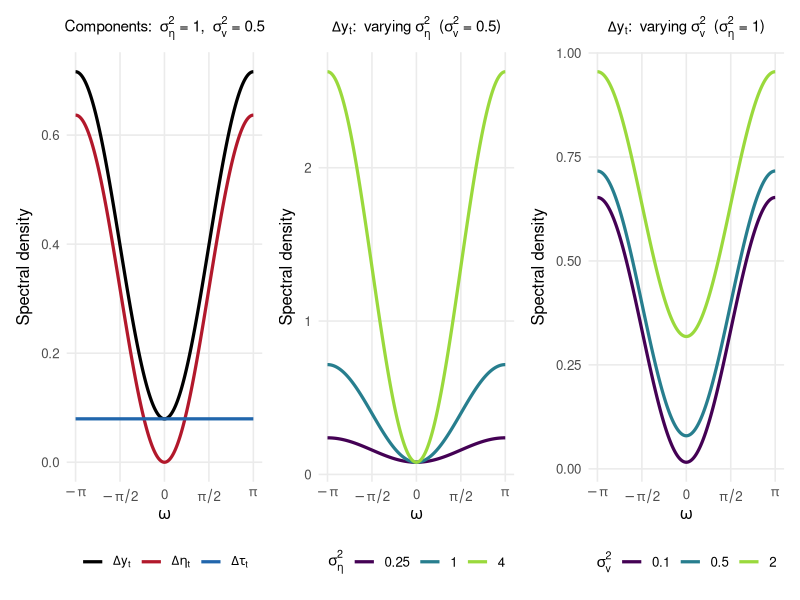

The R source for this figure:
# Question 2(h): spectra of Delta eta_t, Delta tau_t and Delta y_t
# Model: y_t = tau_t + eta_t, tau_t = tau_{t-1} + v_t
# Spectral density> f(w) = (1/2pi) * sum_h gamma(h) e^{-ihw}, w in [-pi, pi]

library(ggplot2)
library(patchwork)

# ---------- spectra ----------
# Delta eta: |1 - e^{-iw}|^2 * s2eta / 2pi ; Delta tau: white noise
# v and eta independent, so the spectra add as showed
spectra_df <- function(w, s2eta, s2v) {
  deta <- s2eta * (2 - 2 * cos(w)) / (2 * pi)
  dtau <- rep(s2v / (2 * pi), length(w))
  data.frame(w = w, deta = deta, dtau = dtau, dy = deta + dtau)
}

w <- seq(-pi, pi, length.out = 500)

# ---------- shared styling ----------
pi_scale <- scale_x_continuous(breaks = c(-pi, -pi/2, 0, pi/2, pi), labels = expression(-pi, -pi/2, 0, pi/2, pi))


#cutoff <- geom_vline(xintercept = c(-pi/16, pi/16), linetype = "dotted", colour = "grey45")

common_theme <- theme_minimal(base_size = 12) +
  theme(
    legend.position = "bottom",
    legend.title = element_text(size = 11),
    plot.title = element_text(face = "bold", size = 11, hjust = 0.5),
    panel.grid.minor = element_blank(),
    axis.title.y = element_text(margin = margin(r = 6))
  )

axis_labels <- labs(x = expression(omega), y = "Spectral density")

# ---------- Panel 1: components at the 2(d) values ----------
s <- spectra_df(w, s2eta = 1, s2v = 0.5)
comp <- rbind(
  data.frame(w = w, f = s$dy, series = "dy"),
  data.frame(w = w, f = s$deta, series = "deta"),
  data.frame(w = w, f = s$dtau, series = "dtau")
)
comp$series <- factor(comp$series, levels = c("dy", "deta", "dtau"))

p1 <- ggplot(comp, aes(w, f, colour = series)) +
  #cutoff +
  geom_line(linewidth = 1.1) +
  scale_colour_manual(
    name = NULL,
    breaks = c("dy", "deta", "dtau"),
    values = c(dy = "black", deta = "#B2182B", dtau = "#2166AC"),
    labels = expression(Delta * y[t], Delta * eta[t], Delta * tau[t])
  ) +
  pi_scale +
  axis_labels +
  labs(title = expression(paste("Components:  ", sigma[eta]^2, " = 1,  ", sigma[v]^2, " = 0.5"))) +
  common_theme

# ---------- Panel 2: Delta y, varying the noise variance ----------
s2eta_grid <- c(0.25, 1, 4)
vary_eta <- do.call(rbind, lapply(s2eta_grid, function(s2) {
  data.frame(w = w, f = spectra_df(w, s2, 0.5)$dy, par = factor(s2))
}))

p2 <- ggplot(vary_eta, aes(w, f, colour = par)) +
  #cutoff +
  geom_line(linewidth = 1.1) +
  scale_colour_viridis_d(name = expression(sigma[eta]^2), end = 0.85) +
  pi_scale +
  axis_labels +
  labs(title = expression(paste(Delta * y[t], ":  varying ", sigma[eta]^2, "  (", sigma[v]^2, " = 0.5)"))) +
  common_theme

# ---------- Panel 3: Delta y, varying the trend-shock variance ----------
s2v_grid <- c(0.1, 0.5, 2)
vary_v <- do.call(rbind, lapply(s2v_grid, function(s2) {
  data.frame(w = w, f = spectra_df(w, 1, s2)$dy, par = factor(s2))
}))

p3 <- ggplot(vary_v, aes(w, f, colour = par)) +
  #cutoff +
  geom_line(linewidth = 1.1) +
  scale_colour_viridis_d(name = expression(sigma[v]^2), end = 0.85) +
  pi_scale +
  axis_labels +
  labs(title = expression(paste(Delta * y[t], ":  varying ", sigma[v]^2, "  (", sigma[eta]^2, " = 1)"))) +
  common_theme

# ---------- combine and show ----------
print(p1 | p2 | p3)


# ggsave("spectra_2h.png", p1 | p2 | p3, width = 13, height = 4.5, dpi = 300)
